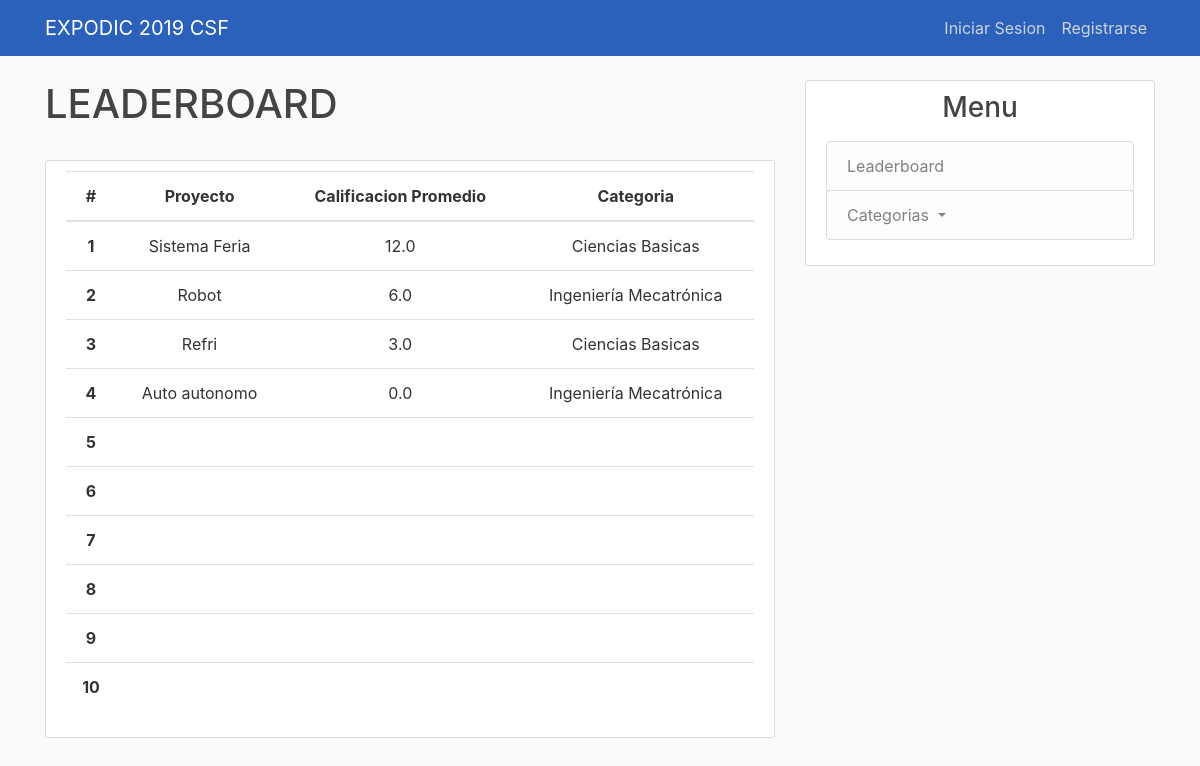
The app's page /leaderboard/, older data.
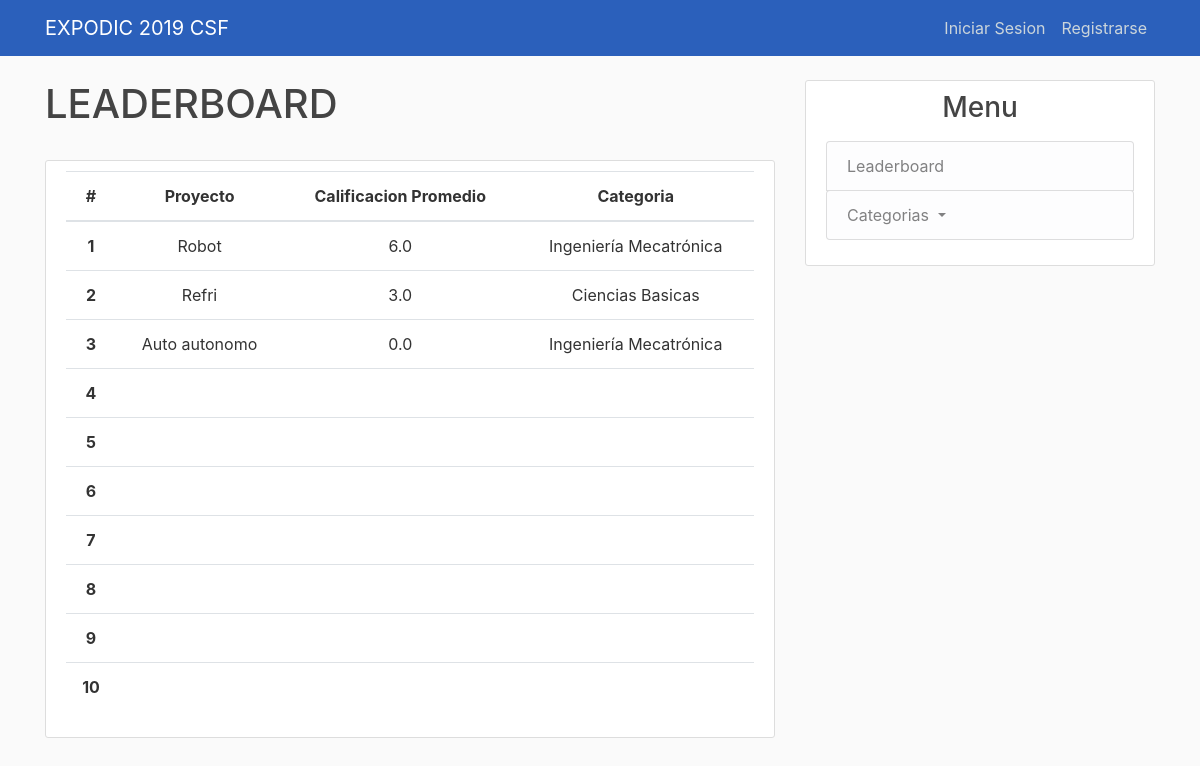
The same page, newer data.
### feria_ing/models.py (models this page shows, shortened)
class Project(models.Model):
    id = models.IntegerField(primary_key=True)
    nombre = models.CharField(max_length=140)
    descripcion = models.TextField()
    categorias = models.ForeignKey(
        Categoria,
        on_delete = models.SET_NULL,
        null = True
    )
    requierements = models.CharField(max_length=140, verbose_name= ('Requerimientos'))
    evaluaciones = models.IntegerField()

class Categoria(models.Model):
    abreviacion = models.CharField(max_length=7, primary_key=True)
    nombre = models.CharField(max_length=100)
    num_proyectos = models.IntegerField()
    def __str__(self):
        return self.nombre

### feria_ing/views.py (the view)
# urls.py: path('leaderboard/', views.leaderboard, name ='leaderboard'),
def leaderboard(request):
    project_list = Project.objects.all()
    project_dict = {}
    for project in project_list:
        evas = Evaluacion.objects.all().filter(proyecto = project.id)
        count = evas.count()
        if count == 0:
            count = 1
        project_dict[project.id] = project.evaluaciones/count
    sorted_projects = sorted(project_dict.items(), key=operator.itemgetter(1))
    sorted_projects.reverse()
    projects_final = []
    califs_final = []
    for thing in sorted_projects:
        proj = Project.objects.get(id = thing[0])
        calif = thing[1]
        projects_final.append(proj)
        califs_final.append(calif)
    list_al = Alumno.objects.all()
    prof_list = Profesor.objects.all()
    ld_user = request.user
    mat = ld_user.username.split('@')[0]
    print(mat)
    current_user = None
    for al in list_al:
            if al.matricula == mat:
                current_user = al
    if current_user:
        type = True #Es alumno
    else:
        type= False
    for prof in prof_list:
        if prof.matricula == mat:
                current_user = prof
    context = {
        'projects': projects_final,
        'user_current': current_user,
        'type': type,
        'califs': califs_final,
        'range': range(1,11)
    }
    return render(request, 'feria_ing/leaderboard.html', context)

### feria_ing/templates/feria_ing/leaderboard.html
{% extends "feria_ing/base.html" %}
{% block content %}
<h1> LEADERBOARD </h1>
  <br>
    <article class="media content-section">
            <table class="table" style="text-align: center;">
                    <thead>
                      <tr>
                        <th scope="col">#</th>
                        <th scope="col">Proyecto</th>
                        <th scope="col">Calificacion Promedio</th>
                        <th scope="col">Categoria</th>
                      </tr>
                    </thead>
                    <tbody>
                      <tr>
                        <th scope="row">1</th>
                        <td>{{projects.0.nombre}}</td>
                        <td>{{califs.0}}</td>
                        <td>{{projects.0.categorias}}</td>
                      </tr>
                      <tr>
                            <th scope="row">2</th>
                            <td>{{projects.1.nombre}}</td>
                            <td>{{califs.1}}</td>
                            <td>{{projects.1.categorias}}</td>
                        </tr>
                        <tr>
                            <th scope="row">3</th>
                            <td>{{projects.2.nombre}}</td>
                            <td>{{califs.2}}</td>
                            <td>{{projects.2.categorias}}</td>
                        </tr>
                        <tr>
                                <th scope="row">4</th>
                                <td>{{projects.3.nombre}}</td>
                                <td>{{califs.3}}</td>
                                <td>{{projects.3.categorias}}</td>
                            </tr>
                            <tr>
                                <th scope="row">5</th>
                                <td>{{projects.4.nombre}}</td>
                                <td>{{califs.4}}</td>
                                <td>{{projects.4.categorias}}</td>
                                </tr>
                            <tr>
                                <th scope="row">6</th>
                                <td>{{projects.5.nombre}}</td>
                                <td>{{califs.5}}</td>
                                <td>{{projects.5.categorias}}</td>
                                </tr>
                            <tr>
                                <th scope="row">7</th>
                                <td>{{projects.6.nombre}}</td>
                                <td>{{califs.6}}</td>
                                <td>{{projects.6.categorias}}</td>
                            </tr>
                            <tr>
                                <th scope="row">8</th>
                                <td>{{projects.7.nombre}}</td>
                                <td>{{califs.7}}</td>
                                <td>{{projects.7.categorias}}</td>
                            </tr>
                            <tr>
                                <th scope="row">9</th>
                                <td>{{projects.8.nombre}}</td>
                                <td>{{califs.8}}</td>
                                <td>{{projects.8.categorias}}</td>
                            </tr>
                            <tr>
                                <th scope="row">10</th>
                                <td>{{projects.9.nombre}}</td>
                                <td>{{califs.9}}</td>
                                <td>{{projects.9.categorias}}</td>
                            </tr>
                    </tbody>
                  </table>
    </article>
{% endblock content %}

### feria_ing/templates/feria_ing/base.html (shortened to what this page needs)
{% load static %}
<!DOCTYPE html>
<html>
<head>
    <link rel="stylesheet" href="https://maxcdn.bootstrapcdn.com/bootstrap/4.0.0/css/bootstrap.min.css">
    <link rel="stylesheet" type="text/css" href="{% static 'feria_ing/style.css' %}">
</head>
<body>
    <header class="site-header">
      <nav class="navbar navbar-expand-md navbar-dark bg-steel fixed-top">
        <div class="container">
          <a class="navbar-brand mr-4" href="{% url 'feria_ing-home' %}">EXPODIC 2019 CSF</a>
          <div class="collapse navbar-collapse" id="navbarToggle">
            <div class="navbar-nav">
              {%if user.is_authenticated %}
              <a class="nav-item nav-link" href="{% url 'profile' %}">{{user_current.nombres}} {{user_current.apellidos}}</a>
              <a class="nav-item nav-link" href="{% url 'logout' %}">Cerrar Sesion</a>
              {%else%}
                <a class="nav-item nav-link" href="{% url 'login' %}">Iniciar Sesion</a>
                <a class="nav-item nav-link" href="{% url 'register' %}">Registrarse</a>
              {%endif%}
            </div>
          </div>
        </div>
      </nav>
    </header>
    <main role="main" class="container">
      <div class="row">
        <div class="col-md-8">
          {% block content %}{% endblock %}
        </div>
        <div class="col-md-4">
          <div class="content-section">
            <h3 style="text-align: center">Menu</h3>
            <p class='text-muted'>
              <ul class="list-group">
                <a class="list-group-item list-group-item-light" href="{% url 'leaderboard'%}" >Leaderboard</a>
                <div class="dropdown list-group">
                    <button class="btn btn-secondary dropdown-toggle list-group-item list-group-item-light" type="button" id="dropdownMenuButton"
                    data-toggle="dropdown" aria-haspopup="true" aria-expanded="false" style="text-align:left;">
                      Categorias
                    </button>
                  </div>
              </ul>
            </p>
          </div>
        </div>
      </div>
    </main>
</body>
</html>

### feria_ing/static/feria_ing/style.css (style rules this page uses)
body { background: #fafafa; color: #333333; margin-top: 5rem; }
h1, h2, h3, h4, h5, h6 { color: #444444; }
ul { margin: 0; }
.bg-steel { background-color: #2b60bb; }
.site-header .navbar-nav .nav-link { color: #cbd5db; }
.content-section { background: #ffffff; padding: 10px 20px; border: 1px solid #dddddd; border-radius: 3px; margin-bottom: 20px; }

Row changes from the older to the newer data that the page shows:
removed Project: nombre "Sistema Feria", categorias.nombre "Ciencias Basicas"
shown differently, row unchanged: Project "Auto autonomo": nombre "Auto autonomo" → (not shown); categorias.nombre "Ingeniería Mecatrónica" → (not shown)
Text that changed along with them:
{{ projects.0.nombre }}: "Sistema Feria" → "Robot"
{{ califs.0 }}: "12.0" → "6.0"
{{ projects.0.categorias }}: "Ciencias Basicas" → "Ingeniería Mecatrónica"
{{ projects.1.nombre }}: "Robot" → "Refri"
{{ califs.1 }}: "6.0" → "3.0"
{{ projects.1.categorias }}: "Ingeniería Mecatrónica" → "Ciencias Basicas"
{{ projects.2.nombre }}: "Refri" → "Auto autonomo"
{{ califs.2 }}: "3.0" → "0.0"
{{ projects.2.categorias }}: "Ciencias Basicas" → "Ingeniería Mecatrónica"
{{ califs.3 }}: "0.0" → (not shown)
